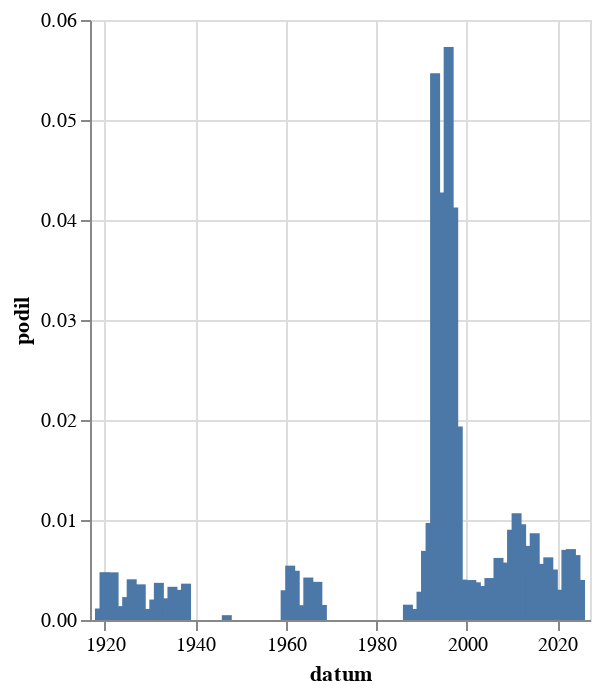

The notebook cell saved with this chart:
### Code cell
alt.Chart(
    zavorka("\([Ss]mích").to_pandas(),
    width = 250
).mark_bar(
).encode(
    alt.X('datum:T'),
    alt.Y('podil:Q')
)

### Figure 1 — Vega-Lite specification as saved in the notebook (floating-point values rounded to 4 significant figures)
{"config": {"view": {"continuousWidth": 300, "continuousHeight": 300}}, "data": {"name": "data-19b6da27cb900ca79dc4f84e8c216b79"}, "mark": {"type": "bar"}, "encoding": {"x": {"field": "datum", "type": "temporal"}, "y": {"field": "podil", "type": "quantitative"}}, "width": 250, "$schema": "https://vega.github.io/schema/vega-lite/v5.8.0.json", "datasets": {"data-19b6da27cb900ca79dc4f84e8c216b79": [{"datum": "1919-01-01T00:00:00", "text": 4, "text_right": 3480, "podil": 0.001149, "co": "\\([Ss]mích"}, {"datum": "1920-01-01T00:00:00", "text": 23, "text_right": 4810, "podil": 0.004782, "co": "\\([Ss]mích"}, {"datum": "1921-01-01T00:00:00", "text": 30, "text_right": 6618, "podil": 0.004533, "co": "\\([Ss]mích"}, {"datum": "1922-01-01T00:00:00", "text": 30, "text_right": 6295, "podil": 0.004766, "co": "\\([Ss]mích"}, {"datum": "1923-01-01T00:00:00", "text": 5, "text_right": 4555, "podil": 0.001098, "co": "\\([Ss]mích"}, {"datum": "1924-01-01T00:00:00", "text": 7, "text_right": 5045, "podil": 0.001388, "co": "\\([Ss]mích"}, {"datum": "1925-01-01T00:00:00", "text": 9, "text_right": 3927, "podil": 0.002292, "co": "\\([Ss]mích"}, {"datum": "1926-01-01T00:00:00", "text": 24, "text_right": 5898, "podil": 0.004069, "co": "\\([Ss]mích"}, {"datum": "1927-01-01T00:00:00", "text": 9, "text_right": 5376, "podil": 0.001674, "co": "\\([Ss]mích"}, {"datum": "1928-01-01T00:00:00", "text": 18, "text_right": 5048, "podil": 0.003566, "co": "\\([Ss]mích"}, {"datum": "1929-01-01T00:00:00", "text": 2, "text_right": 3197, "podil": 0.0006256, "co": "\\([Ss]mích"}, {"datum": "1930-01-01T00:00:00", "text": 7, "text_right": 6332, "podil": 0.001105, "co": "\\([Ss]mích"}, {"datum": "1931-01-01T00:00:00", "text": 10, "text_right": 4887, "podil": 0.002046, "co": "\\([Ss]mích"}, {"datum": "1932-01-01T00:00:00", "text": 11, "text_right": 2960, "podil": 0.003716, "co": "\\([Ss]mích"}, {"datum": "1933-01-01T00:00:00", "text": 7, "text_right": 3226, "podil": 0.00217, "co": "\\([Ss]mích"}, {"datum": "1934-01-01T00:00:00", "text": 5, "text_right": 2587, "podil": 0.001933, "co": "\\([Ss]mích"}, {"datum": "1935-01-01T00:00:00", "text": 8, "text_right": 2409, "podil": 0.003321, "co": "\\([Ss]mích"}, {"datum": "1936-01-01T00:00:00", "text": 8, "text_right": 2854, "podil": 0.002803, "co": "\\([Ss]mích"}, {"datum": "1937-01-01T00:00:00", "text": 8, "text_right": 2653, "podil": 0.003015, "co": "\\([Ss]mích"}, {"datum": "1938-01-01T00:00:00", "text": 5, "text_right": 1376, "podil": 0.003634, "co": "\\([Ss]mích"}, {"datum": "1947-01-01T00:00:00", "text": 1, "text_right": 2073, "podil": 0.0004824, "co": "\\([Ss]mích"}, {"datum": "1960-01-01T00:00:00", "text": 1, "text_right": 336, "podil": 0.002976, "co": "\\([Ss]mích"}, {"datum": "1961-01-01T00:00:00", "text": 2, "text_right": 368, "podil": 0.005435, "co": "\\([Ss]mích"}, {"datum": "1962-01-01T00:00:00", "text": 1, "text_right": 203, "podil": 0.004926, "co": "\\([Ss]mích"}, {"datum": "1964-01-01T00:00:00", "text": 1, "text_right": 675, "podil": 0.001481, "co": "\\([Ss]mích"}, {"datum": "1965-01-01T00:00:00", "text": 2, "text_right": 471, "podil": 0.004246, "co": "\\([Ss]mích"}, {"datum": "1966-01-01T00:00:00", "text": 1, "text_right": 523, "podil": 0.001912, "co": "\\([Ss]mích"}, {"datum": "1967-01-01T00:00:00", "text": 2, "text_right": 524, "podil": 0.003817, "co": "\\([Ss]mích"}, {"datum": "1968-01-01T00:00:00", "text": 3, "text_right": 1994, "podil": 0.001505, "co": "\\([Ss]mích"}, {"datum": "1987-01-01T00:00:00", "text": 1, "text_right": 653, "podil": 0.001531, "co": "\\([Ss]mích"}, {"datum": "1989-01-01T00:00:00", "text": 2, "text_right": 1808, "podil": 0.001106, "co": "\\([Ss]mích"}, {"datum": "1990-01-01T00:00:00", "text": 32, "text_right": 11314, "podil": 0.002828, "co": "\\([Ss]mích"}, {"datum": "1991-01-01T00:00:00", "text": 137, "text_right": 19824, "podil": 0.006911, "co": "\\([Ss]mích"}, {"datum": "1992-01-01T00:00:00", "text": 146, "text_right": 15065, "podil": 0.009691, "co": "\\([Ss]mích"}, {"datum": "1993-01-01T00:00:00", "text": 24, "text_right": 439, "podil": 0.05467, "co": "\\([Ss]mích"}, {"datum": "1994-01-01T00:00:00", "text": 14, "text_right": 415, "podil": 0.03373, "co": "\\([Ss]mích"}, {"datum": "1995-01-01T00:00:00", "text": 28, "text_right": 655, "podil": 0.04275, "co": "\\([Ss]mích"}, {"datum": "1996-01-01T00:00:00", "text": 33, "text_right": 576, "podil": 0.05729, "co": "\\([Ss]mích"}, {"datum": "1997-01-01T00:00:00", "text": 29, "text_right": 703, "podil": 0.04125, "co": "\\([Ss]mích"}, {"datum": "1998-01-01T00:00:00", "text": 38, "text_right": 1964, "podil": 0.01935, "co": "\\([Ss]mích"}, {"datum": "1999-01-01T00:00:00", "text": 75, "text_right": 18567, "podil": 0.004039, "co": "\\([Ss]mích"}, {"datum": "2000-01-01T00:00:00", "text": 71, "text_right": 22541, "podil": 0.00315, "co": "\\([Ss]mích"}, {"datum": "2001-01-01T00:00:00", "text": 77, "text_right": 19273, "podil": 0.003995, "co": "\\([Ss]mích"}, {"datum": "2002-01-01T00:00:00", "text": 58, "text_right": 15388, "podil": 0.003769, "co": "\\([Ss]mích"}, {"datum": "2003-01-01T00:00:00", "text": 61, "text_right": 20798, "podil": 0.002933, "co": "\\([Ss]mích"}, {"datum": "2004-01-01T00:00:00", "text": 66, "text_right": 19396, "podil": 0.003403, "co": "\\([Ss]mích"}, {"datum": "2005-01-01T00:00:00", "text": 106, "text_right": 25267, "podil": 0.004195, "co": "\\([Ss]mích"}, {"datum": "2006-01-01T00:00:00", "text": 69, "text_right": 17775, "podil": 0.003882, "co": "\\([Ss]mích"}, {"datum": "2007-01-01T00:00:00", "text": 94, "text_right": 15144, "podil": 0.006207, "co": "\\([Ss]mích"}, {"datum": "2008-01-01T00:00:00", "text": 91, "text_right": 16619, "podil": 0.005476, "co": "\\([Ss]mích"}, {"datum": "2009-01-01T00:00:00", "text": 113, "text_right": 19673, "podil": 0.005744, "co": "\\([Ss]mích"}, {"datum": "2010-01-01T00:00:00", "text": 116, "text_right": 12869, "podil": 0.009014, "co": "\\([Ss]mích"}, {"datum": "2011-01-01T00:00:00", "text": 190, "text_right": 17780, "podil": 0.01069, "co": "\\([Ss]mích"}, {"datum": "2012-01-01T00:00:00", "text": 141, "text_right": 14730, "podil": 0.009572, "co": "\\([Ss]mích"}, {"datum": "2013-01-01T00:00:00", "text": 51, "text_right": 9852, "podil": 0.005177, "co": "\\([Ss]mích"}, {"datum": "2014-01-01T00:00:00", "text": 154, "text_right": 20781, "podil": 0.007411, "co": "\\([Ss]mích"}, {"datum": "2015-01-01T00:00:00", "text": 184, "text_right": 21227, "podil": 0.008668, "co": "\\([Ss]mích"}, {"datum": "2016-01-01T00:00:00", "text": 109, "text_right": 22256, "podil": 0.004898, "co": "\\([Ss]mích"}, {"datum": "2017-01-01T00:00:00", "text": 100, "text_right": 17809, "podil": 0.005615, "co": "\\([Ss]mích"}, {"datum": "2018-01-01T00:00:00", "text": 129, "text_right": 20580, "podil": 0.006268, "co": "\\([Ss]mích"}, {"datum": "2019-01-01T00:00:00", "text": 125, "text_right": 24751, "podil": 0.00505, "co": "\\([Ss]mích"}, {"datum": "2020-01-01T00:00:00", "text": 67, "text_right": 23571, "podil": 0.002842, "co": "\\([Ss]mích"}, {"datum": "2021-01-01T00:00:00", "text": 61, "text_right": 20176, "podil": 0.003023, "co": "\\([Ss]mích"}, {"datum": "2022-01-01T00:00:00", "text": 146, "text_right": 20822, "podil": 0.007012, "co": "\\([Ss]mích"}, {"datum": "2023-01-01T00:00:00", "text": 177, "text_right": 24964, "podil": 0.00709, "co": "\\([Ss]mích"}, {"datum": "2024-01-01T00:00:00", "text": 157, "text_right": 24176, "podil": 0.006494, "co": "\\([Ss]mích"}, {"datum": "2025-01-01T00:00:00", "text": 42, "text_right": 10488, "podil": 0.004005, "co": "\\([Ss]mích"}]}}
